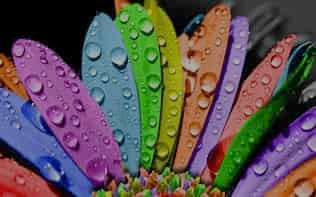
#> input picture images/colors.jpeg, 316 x 197 px
$ python negative.py
#> lines starting #> are read from the running program, lines starting #| are printed output that depends on the picture
import cv2
gray=cv2.imread('./images/colors.jpeg',0)
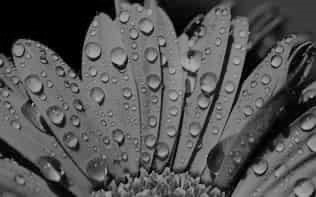
#> gray: shape (197, 316); min 0, max 180, mean 85.6
gray_neg=cv2.bitwise_not(gray)
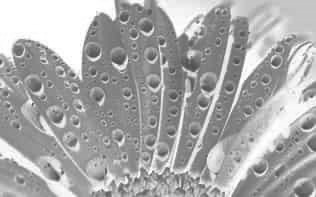
#> gray_neg: shape (197, 316); min 75, max 255, mean 169.4
cv2.imshow('Normal Image',gray)
cv2.imshow('Negative Image',gray_neg)
cv2.waitKey(0)
cv2.destroyAllWindows()

$ run again, with images/black-hole.jpeg copied over images/colors.jpeg
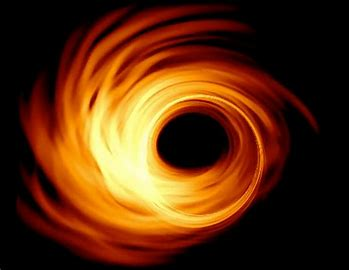
#> input picture images/black-hole.jpeg, 349 x 270 px
#> `gray=cv2.imread('./images/colors.jpeg',0)`:
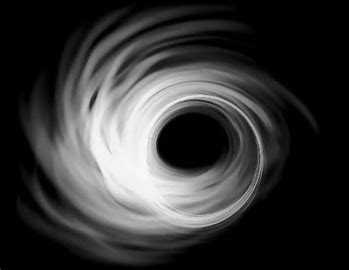
#> gray: shape (270, 349); min 0, max 251, mean 54.5
#> `gray_neg=cv2.bitwise_not(gray)`:
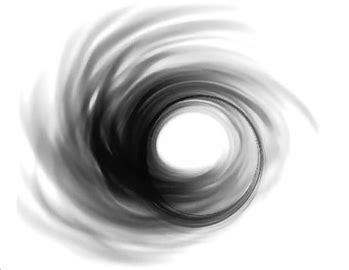
#> gray_neg: shape (270, 349); min 4, max 255, mean 200.5

$ run again, with images/cyclone-image.jpeg copied over images/colors.jpeg
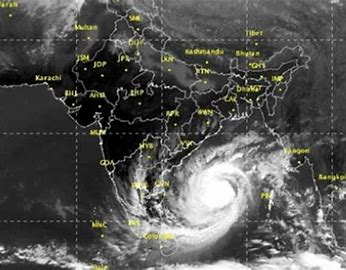
#> input picture images/cyclone-image.jpeg, 346 x 270 px
#> `gray=cv2.imread('./images/colors.jpeg',0)`:
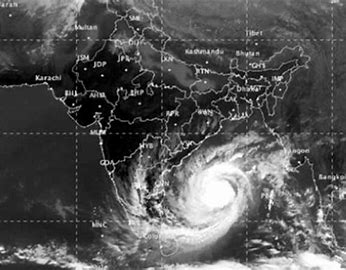
#> gray: shape (270, 346); min 0, max 255, mean 84.9
#> `gray_neg=cv2.bitwise_not(gray)`:
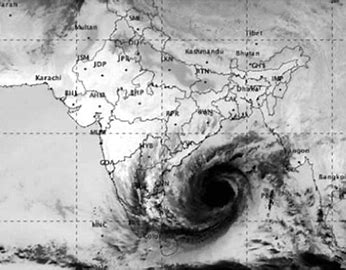
#> gray_neg: shape (270, 346); min 0, max 255, mean 170.1
